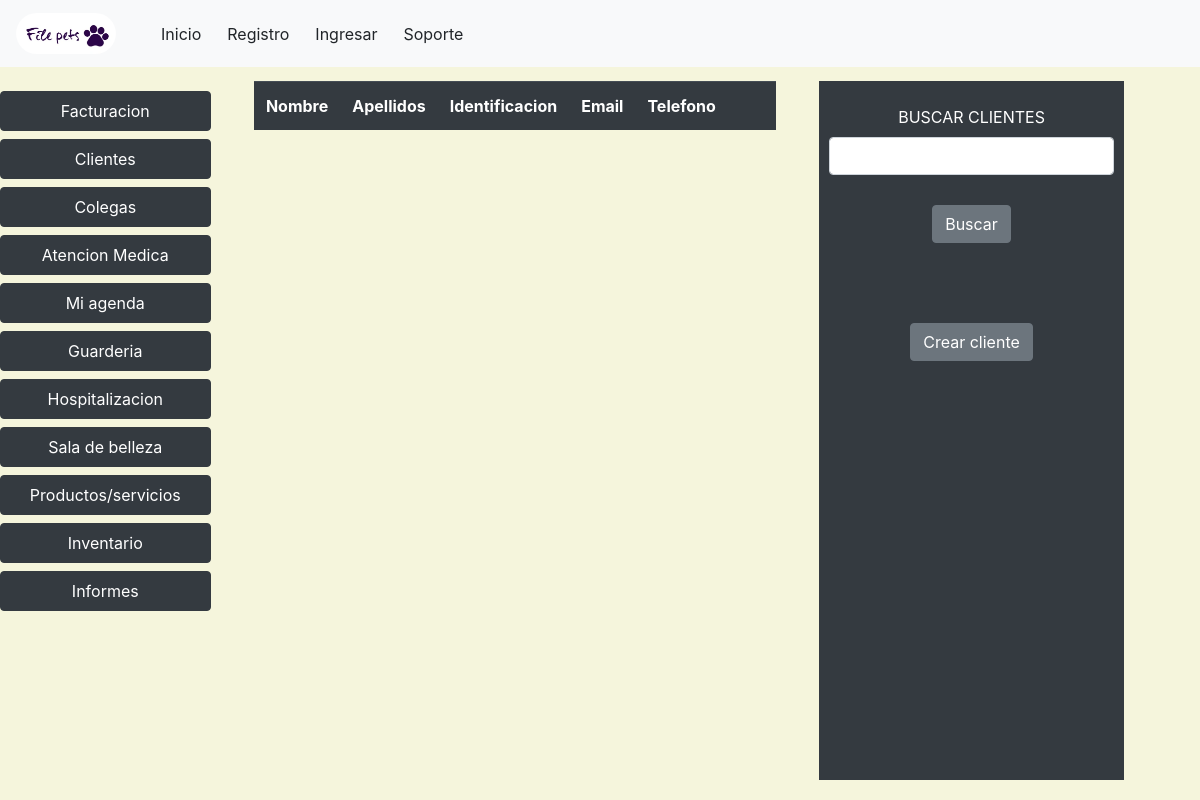
The app's page /ver/clientes, older data.
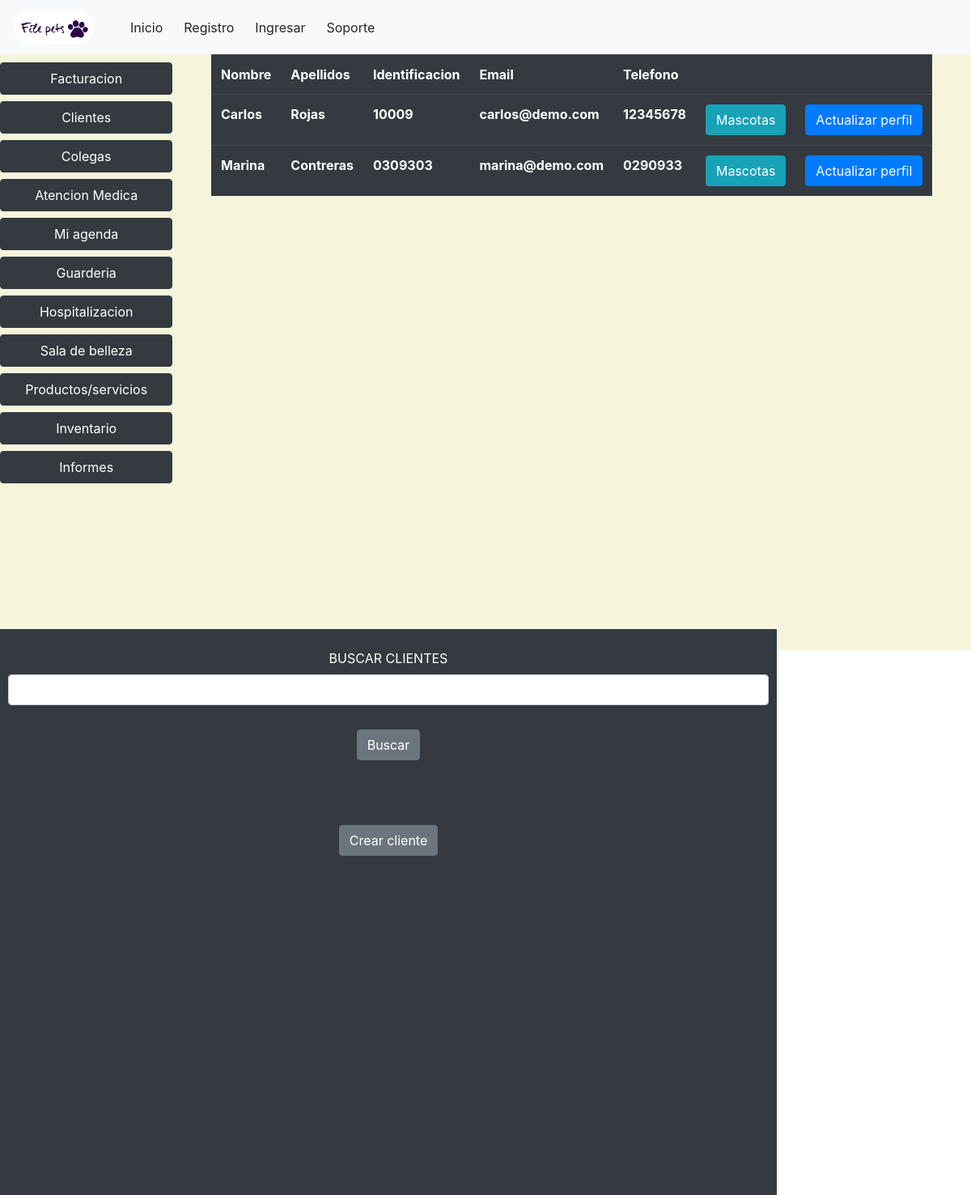
The same page, newer data.
### veterinary/models.py (models this page shows, shortened)
class Client(models.Model):
    veterinary = models.ForeignKey(Veterinary, on_delete=models.CASCADE,blank=True,null=True)
    name = models.CharField(max_length=50,blank=False,null=False)
    last_name = models.CharField(max_length=50,blank=False,null=False)
    identification = models.CharField(max_length=50,blank=True,null=True)
    email = models.EmailField(unique=True)
    phone = models.CharField(max_length=15,blank=True,null=True)

### veterinary/views.py (the view)
# urls.py: path("ver/clientes",views.detailClient,name='detailClient')
def detailClient(request):
    clients = Client.objects.all()
    context = {'clients':clients}
    return render(request,'veterinary/detailClient.html',context)

### templates/veterinary/detailClient.html (shortened to what this page needs)
{% extends 'layout/base.html' %}
{% block 'style' %}
{% load static %}
<link rel="stylesheet" href="{% static 'css/estilo.css' %}">
{% endblock %}
{% block 'header' %}
{% include 'layout/partials/headerbase.html' %}
{% endblock %}
{% block 'content' %}
<div class="left-menu">
  <div class="caja1">
    {% include 'layout/partials/leftmenu.html' %}
  </div>
  <div class="caja2">
    <div style="width: 80%; background-color: rgb(52,58,64);color:white; text-align: center;padding-left: 10px;padding-right: 10px;">
        <form action="" method="POST" style="margin-top:3vh ;">
            <label >BUSCAR CLIENTES</label>
            <input type="text" class="form-control" name="search">
            <input type="submit" class="btn btn-secondary" value="Buscar" style="margin-top: 30px ;">
        </form>
        <a href=" {% url 'registerClient' %}" class="btn btn-secondary" style="margin-top: 10vh;">Crear cliente</a>
    </div>
  </div>
  <div class="caja3">
    <div>
        <table class="table table-dark">
            <tr>
                <th>Nombre</th>
                <th>Apellidos</th>
                <th>Identificacion</th>
                <th>Email</th>
                <th>Telefono</th>
                <th></th>
                <th></th>
              </tr>
        {% for client in clients %}
            <tr>
                <th>{{client.name}}</th>
                <th>{{client.last_name}}</th>
                <th>{{client.identification}}</th>
                <th>{{client.email}}</th>
                <th>{{client.phone}}</th>
                <th><a href="#" class="btn btn-info">Mascotas</a></th>
                <th><a href="#" class="btn btn-primary">Actualizar perfil</a></th>
            </tr>
        {% endfor %}
        </table>
    </div>
  </div>
</div>
{% endblock %}

Row changes from the older to the newer data that the page shows:
added Client: name "Carlos", last_name "Rojas", identification "10009", email "carlos@demo.com", phone "12345678"
added Client: name "Marina", last_name "Contreras", identification "0309303", email "marina@demo.com", phone "0290933"
